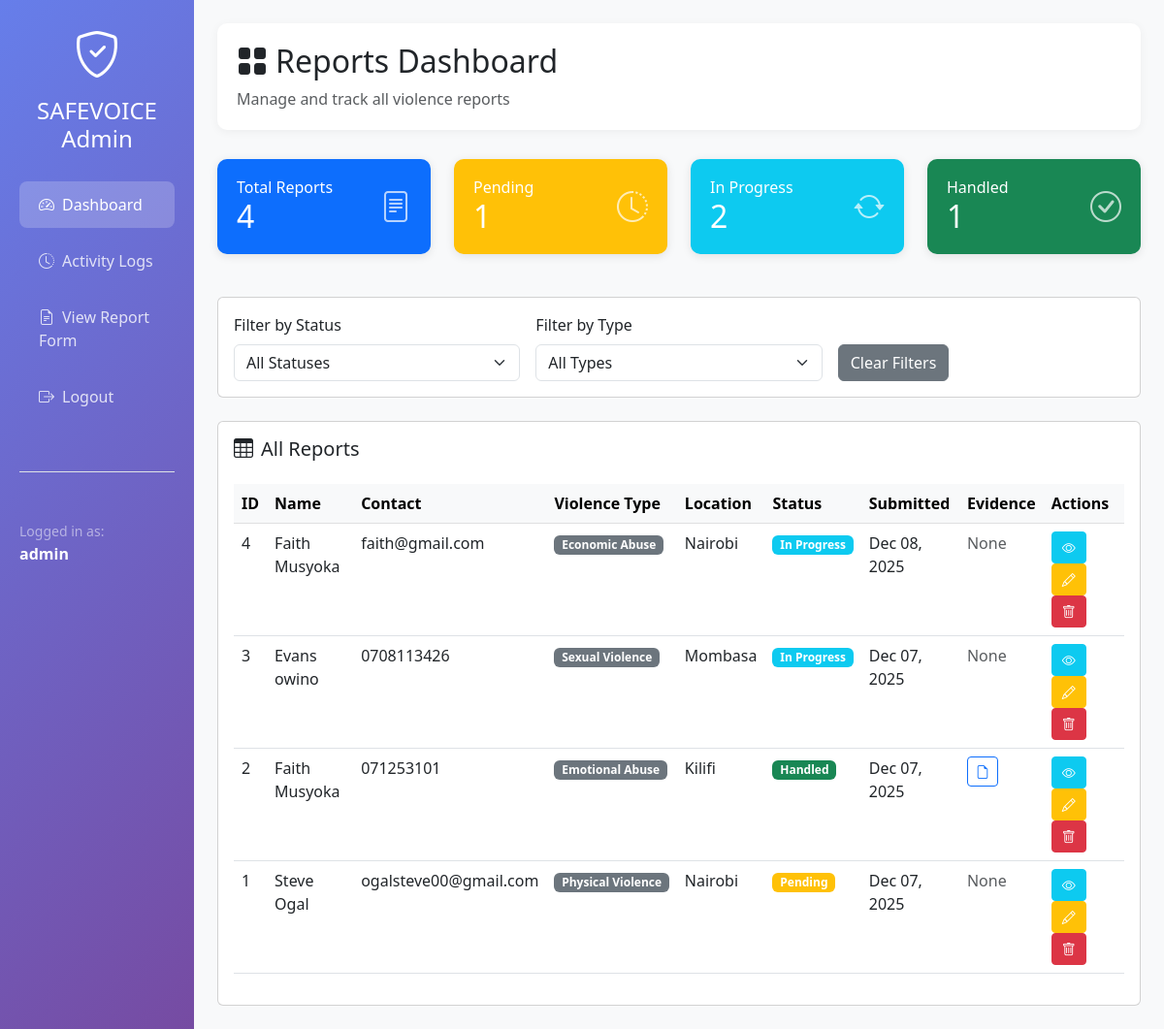
The page /admin-dashboard/ (signed in) on the database as committed earlier.
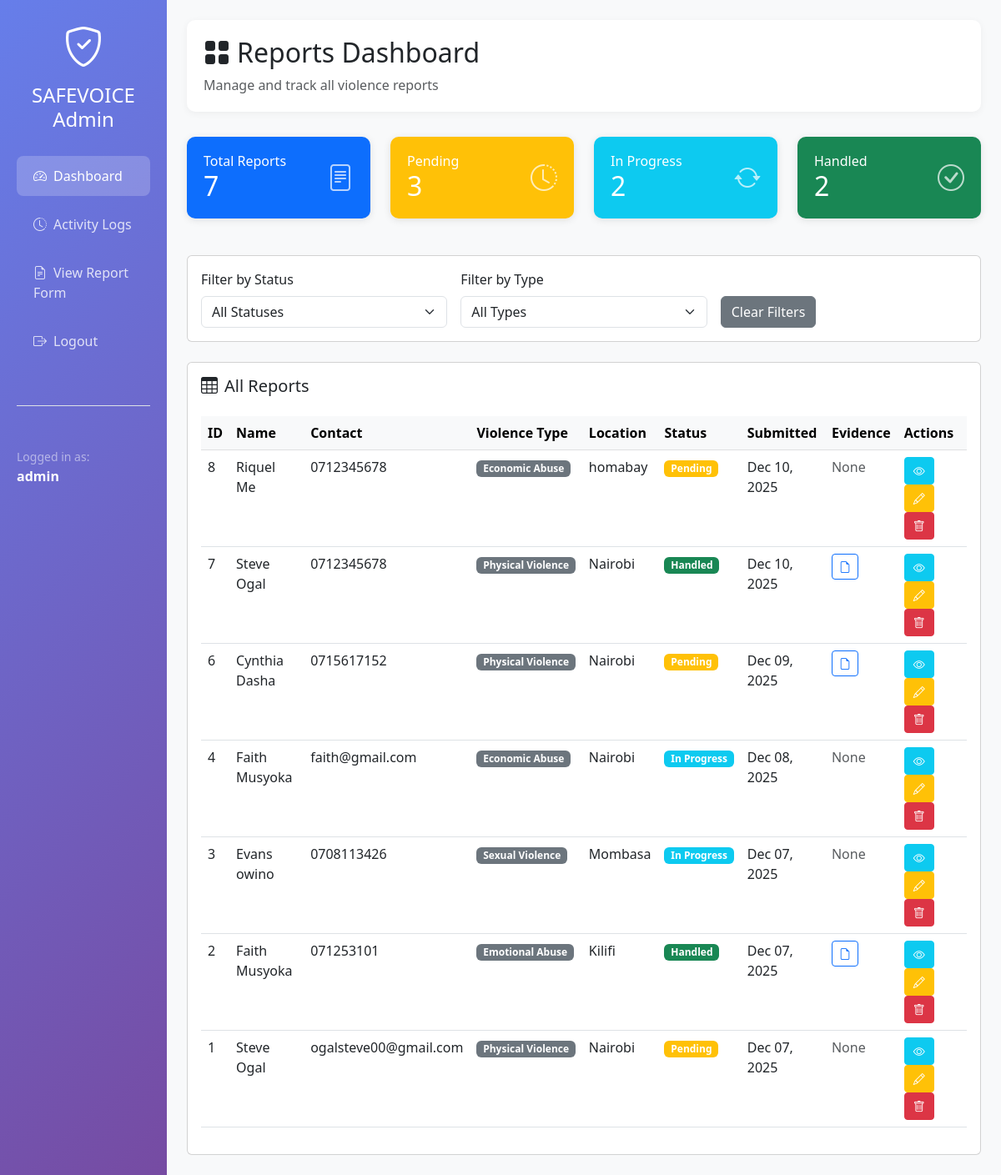
The same page on the database as committed later.
### reports/models.py (models this page shows, shortened)
class ViolenceReport(models.Model):
    VIOLENCE_TYPES = [
        ('physical', 'Physical Violence'),
        ('sexual', 'Sexual Violence'),
        ('emotional', 'Emotional Abuse'),
        ('economic', 'Economic Abuse'),
        ('other', 'Other'),
    ]
    STATUS_CHOICES = [
        ('pending', 'Pending'),
        ('in_progress', 'In Progress'),
        ('handled', 'Handled'),
    ]
    LOCATION_CHOICES = [
        ('mombasa', 'Mombasa'),
        ('kwale', 'Kwale'),
        ('kilifi', 'Kilifi'),
        ('tana_river', 'Tana River'),
        ('lamu', 'Lamu'),
        ('taita_taveta', 'Taita Taveta'),
        ('garissa', 'Garissa'),
        ('wajir', 'Wajir'),
        ('mandera', 'Mandera'),
        ('marsabit', 'Marsabit'),
        ('isiolo', 'Isiolo'),
        ('meru', 'Meru'),
        ('tharaka_nithi', 'Tharaka Nithi'),
        ('embu', 'Embu'),
        ('kitui', 'Kitui'),
        ('machakos', 'Machakos'),
        ('makueni', 'Makueni'),
        ('nyandarua', 'Nyandarua'),
        ('nyeri', 'Nyeri'),
        ('kirinyaga', 'Kirinyaga'),
        ('muranga', "Murang'a"),
        ('kiambu', 'Kiambu'),
        ('turkana', 'Turkana'),
        ('west_pokot', 'West Pokot'),
        ('samburu', 'Samburu'),
        ('trans_nzoia', 'Trans Nzoia'),
        ('uasin_gishu', 'Uasin Gishu'),
        ('elgeyo_marakwet', 'Elgeyo Marakwet'),
        ('nandi', 'Nandi'),
        ('baringo', 'Baringo'),
        ('laikipia', 'Laikipia'),
        ('nakuru', 'Nakuru'),
        ('narok', 'Narok'),
        ('kajiado', 'Kajiado'),
        ('kericho', 'Kericho'),
        ('bomet', 'Bomet'),
        ('kakamega', 'Kakamega'),
        ('vihiga', 'Vihiga'),
        ('bungoma', 'Bungoma'),
        ('busia', 'Busia'),
        ('siaya', 'Siaya'),
        ('kisumu', 'Kisumu'),
        ('homa_bay', 'Homa Bay'),
        ('migori', 'Migori'),
        ('kisii', 'Kisii'),
        ('nyamira', 'Nyamira'),
        ('nairobi', 'Nairobi'),
    ]
    name = models.CharField(max_length=200)
    contact = models.CharField(max_length=100)
    violence_type = models.CharField(max_length=20, choices=VIOLENCE_TYPES)
    description = models.TextField()
    location = models.CharField(max_length=50, choices=LOCATION_CHOICES)
    evidence_file = models.FileField(upload_to='evidence/', blank=True, null=True)
    status = models.CharField(max_length=20, choices=STATUS_CHOICES, default='pending')
    submitted_at = models.DateTimeField(default=timezone.now)
    class Meta:
        ordering = ['-submitted_at']
        verbose_name = 'Violence Report'
        verbose_name_plural = 'Violence Reports'

### reports/views.py (the view)
# urls.py: path('admin-dashboard/', views.admin_dashboard, name='admin_dashboard'),
@login_required(login_url='admin_login')
def admin_dashboard(request):
    if not request.user.is_staff:
        return redirect('admin_login')
    reports = ViolenceReport.objects.all()
    status_filter = request.GET.get('status')
    if status_filter:
        reports = reports.filter(status=status_filter)
    type_filter = request.GET.get('type')
    if type_filter:
        reports = reports.filter(violence_type=type_filter)
    context = {
        'reports': reports,
        'total_reports': ViolenceReport.objects.count(),
        'pending_count': ViolenceReport.objects.filter(status='pending').count(),
        'in_progress_count': ViolenceReport.objects.filter(status='in_progress').count(),
        'handled_count': ViolenceReport.objects.filter(status='handled').count(),
    }
    return render(request, 'reports/admin_dashboard.html', context)

### templates/reports/admin_dashboard.html (shortened to what the changed rows need)
<!DOCTYPE html>
<html lang="en">
<head>
    <link href="https://cdn.jsdelivr.net/npm/bootstrap@5.3.0/dist/css/bootstrap.min.css" rel="stylesheet">
    <link rel="stylesheet" href="https://cdn.jsdelivr.net/npm/bootstrap-icons@1.10.0/font/bootstrap-icons.css">
</head>
<body>
    <div class="container-fluid">
        <div class="row">
            <div class="col-md-9 col-lg-10 p-4">
                <div class="dashboard-header">
                    <h2><i class="bi bi-grid-fill me-2"></i>Reports Dashboard</h2>
                </div>
                <div class="row mb-4">
                    <div class="col-md-3">
                        <div class="stat-card bg-primary text-white">
                            <div class="d-flex justify-content-between align-items-center">
                                <div>
                                    <h6 class="mb-0">Total Reports</h6>
                                    <h2 class="mb-0">{{ total_reports }}</h2>
                                </div>
                            </div>
                        </div>
                    </div>
                    <div class="col-md-3">
                        <div class="stat-card bg-warning text-white">
                            <div class="d-flex justify-content-between align-items-center">
                                <div>
                                    <h6 class="mb-0">Pending</h6>
                                    <h2 class="mb-0">{{ pending_count }}</h2>
                                </div>
                            </div>
                        </div>
                    </div>
                    <div class="col-md-3">
                        <div class="stat-card bg-info text-white">
                            <div class="d-flex justify-content-between align-items-center">
                                <div>
                                    <h2 class="mb-0">{{ in_progress_count }}</h2>
                                </div>
                            </div>
                        </div>
                    </div>
                    <div class="col-md-3">
                        <div class="stat-card bg-success text-white">
                            <div class="d-flex justify-content-between align-items-center">
                                <div>
                                    <h6 class="mb-0">Handled</h6>
                                    <h2 class="mb-0">{{ handled_count }}</h2>
                                </div>
                            </div>
                        </div>
                    </div>
                </div>
                <div class="card">
                    <div class="card-body">
                        <div class="table-responsive">
                            <table class="table table-hover">
                                <thead class="table-light">
                                    <tr>
                                        <th>ID</th>
                                        <th>Name</th>
                                        <th>Contact</th>
                                        <th>Violence Type</th>
                                        <th>Location</th>
                                        <th>Status</th>
                                        <th>Submitted</th>
                                        <th>Evidence</th>
                                        <th>Actions</th>
                                    </tr>
                                </thead>
                                <tbody>
                                    {% for report in reports %}
                                    <tr>
                                        <td>{{ report.id }}</td>
                                        <td>{{ report.name }}</td>
                                        <td>{{ report.contact }}</td>
                                        <td>
                                            <span class="badge bg-secondary">{{ report.get_violence_type_display }}</span>
                                        </td>
                                        <td>{{ report.location|truncatewords:5 }}</td>
                                        <td>
                                            {% if report.status == 'pending' %}
                                                <span class="badge badge-pending">Pending</span>
                                            {% elif report.status == 'in_progress' %}
                                                <span class="badge badge-in-progress">In Progress</span>
                                            {% else %}
                                                <span class="badge badge-handled">Handled</span>
                                            {% endif %}
                                        </td>
                                        <td>{{ report.submitted_at|date:"M d, Y" }}</td>
                                        <td>
                                            {% if report.evidence_file %}
                                                <a href="{{ report.evidence_file.url }}" target="_blank" class="btn btn-sm btn-outline-primary">
                                                    <i class="bi bi-file-earmark"></i>
                                                </a>
                                            {% else %}
                                                <span class="text-muted">None</span>
                                            {% endif %}
                                        </td>
                                        <td class="table-actions">
                                            <button type="button" class="btn btn-sm btn-info text-white" data-bs-toggle="modal" data-bs-target="#viewModal{{ report.id }}">
                                                <i class="bi bi-eye"></i>
                                            </button>
                                            <a href="{% url 'edit_report' report.id %}" class="btn btn-sm btn-warning text-white">
                                                <i class="bi bi-pencil"></i>
                                            </a>
                                            <a href="{% url 'delete_report' report.id %}" class="btn btn-sm btn-danger">
                                                <i class="bi bi-trash"></i>
                                            </a>
                                        </td>
                                    </tr>
                                    {% endfor %}
                                </tbody>
                            </table>
                        </div>
                    </div>
                </div>
            </div>
        </div>
    </div>
</body>
</html>

Rows that differ between the two databases and show on the page:
added ViolenceReport: id "8", name "Riquel Me", contact "0712345678", violence_type "Economic Abuse", location "homabay", status "Pending", submitted_at "Dec 10, 2025", evidence_file "None"
added ViolenceReport: id "7", name "Steve Ogal", contact "0712345678", violence_type "Physical Violence", location "Nairobi", status "Handled", submitted_at "Dec 10, 2025"
added ViolenceReport: id "6", name "Cynthia Dasha", contact "0715617152", violence_type "Physical Violence", location "Nairobi", status "Pending", submitted_at "Dec 09, 2025"
Other text that changed with them:
{{ total_reports }}: "4" → "7"
{{ pending_count }}: "1" → "3"
{{ handled_count }}: "1" → "2"
